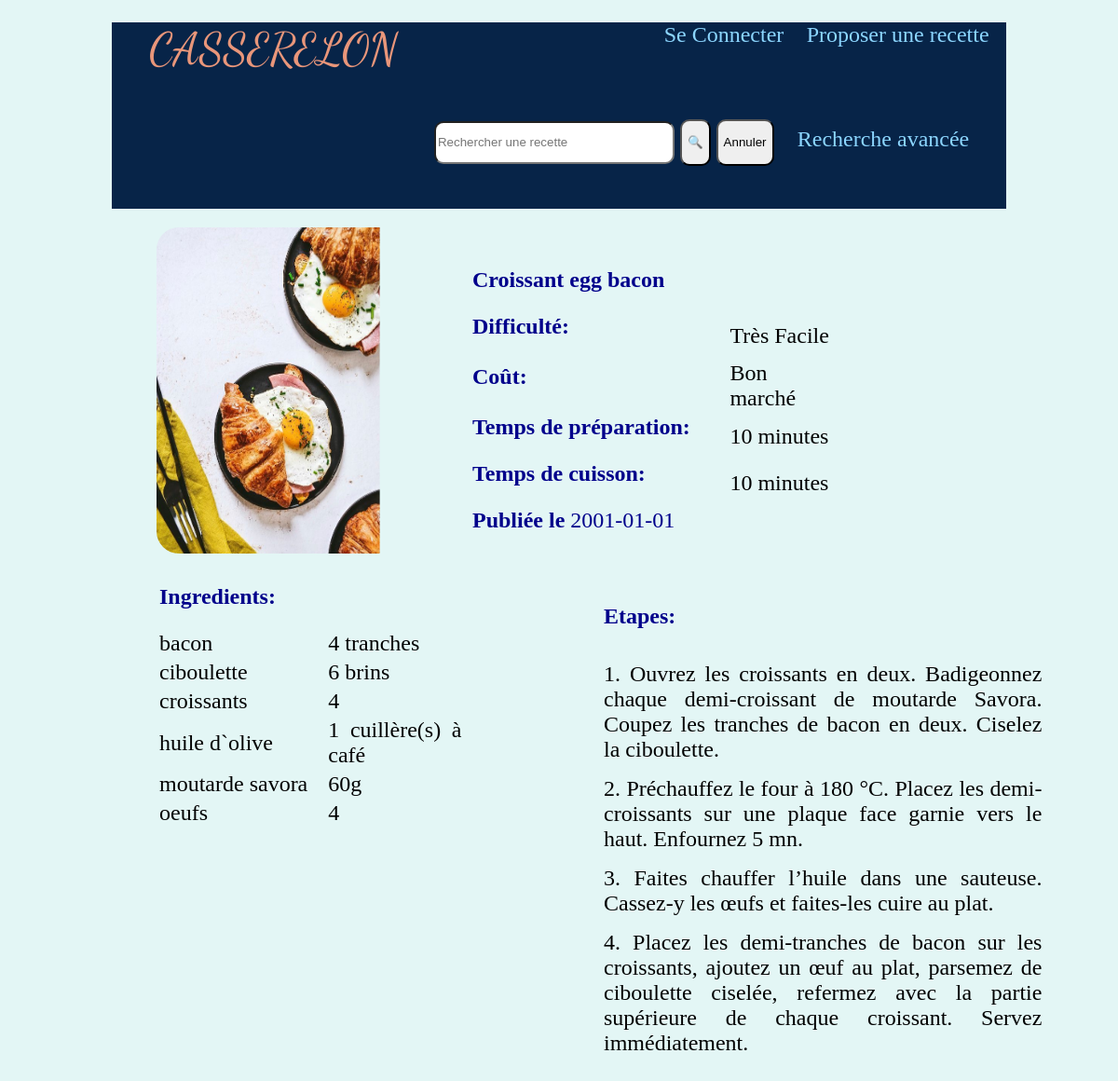
/pages/etapes_d_une_recette.php?nom=Croissant egg bacon, run on the app's committed database.
### tables this page shows
CREATE TABLE IF NOT EXISTS `RECETTES` (
  `NomRecette` varchar(60) NOT NULL,
  `Difficulte` varchar(15) NOT NULL,
  `Cout` varchar(17) NOT NULL,
  `Temps_Preparation` time NOT NULL,
  `Temps_Cuisson` time NOT NULL,
  `date_publication` date DEFAULT NULL,
  `Login` varchar(60) DEFAULT NULL,
  `images` varchar(60) DEFAULT NULL
);

### pages/etapes_d_une_recette.php (the view, shortened to what this page needs)
<?php
    require("header.php");
?>
<!DOCTYPE html>
<html lang="fr">
    <head>
        <link rel="stylesheet" type="text/css" href="../styles/feuille_style1.css"/>
    </head>
    <body>
        <?php
            $connexion = mysqli_connect(SERVEUR, NOM, PASSE);
            $nom = $_GET['nom'];
            $etapes = "SELECT * FROM RECETTES JOIN ETAPES USING(NomRecette) where NomRecette = '$nom'";
            $ingredient = "SELECT NomIngredient, Quantite FROM COMPOSITIONS WHERE NomRecette = '$nom'";
            $recette = "SELECT * FROM RECETTES  where NomRecette = '$nom'";
            $res_recettes = mysqli_query($connexion, $recette);
            if ($res_recettes){
                $img = "../images/";
                while ($res = mysqli_fetch_object($res_recettes)) {
                    echo("
                    <div id = 'data_recette'>
                        <img src=".$img."".$res -> images." id = 'image'/>
                        <div class = 'donnees_recettes'>
                            <table>
                                <tr><th colspan = '2' class = 'titres'>".$res -> NomRecette."</th> </tr>
                                <tr><td class = 'titres'><b>Difficulté: </b></td><td>".$res -> Difficulte." </td></tr>
                                <tr><td class = 'titres'><b>Coût:</b></td><td>".$res -> Cout."</td></tr>");
                                $var1 = strtotime($res -> Temps_Preparation);
                                $var2 = strtotime($res -> Temps_Cuisson);
                                echo("<tr><td class = 'titres'><b>Temps de préparation:</b></td><td>".date('i',$var1)." minutes</td></tr>
                                <tr><td class = 'titres'><b>Temps de cuisson:</b></td><td>".date('i',$var2)." minutes</td></tr>");
                                echo("<tr><td colspan = '2' class = 'titres'><b>Publiée le </b>".$res -> date_publication."</td></tr>
                            </table>
                        </div>
                    </div>");
                }
            }
            $res_ingredient = mysqli_query($connexion, $ingredient);
            if ($res_ingredient){
                echo("<div id ='preparation'>
                        <table class='ingredients'>
                            <thead>
                                <tr><th class = 'titres'>Ingredients:</th></tr>
                            </thead>");
                while ($res = mysqli_fetch_object($res_ingredient)) {
                    echo("<tr>");
                    echo("<td>".$res -> NomIngredient."</td> <td>".$res -> Quantite." </td>");
                    echo("</tr>");
                }
                echo("</table>");
            }
            $res_etapes = mysqli_query($connexion,$etapes);
            if ($res_etapes){
                echo("<ul class = 'etapes'>
                <li class = 'titres'><b>Etapes:</b></li></br>");
                while ($res = mysqli_fetch_object($res_etapes)) {
                    echo("<li>");
                    echo("".$res -> Etape." <br />");
                    echo("</li>");
                }
                echo("</ul>
                </div>");
            }
        ?>
    </body>
</html>

### styles/header_style.css (style rules this page uses)
ul { list-style: none; }
ul { text-align: right; }
ul li { display: inline-block; margin-right: 2%; }

### styles/feuille_style1.css (style rules this page uses)
body { margin: 0; padding: 0; width: 80%; font-size: 18pt; margin-left: 10%; background-color: #e3f6f5; }
img { border-radius: 1em; width: 120px; height: 120px; }
#data_recette { margin-top: 20px; display: block; margin-bottom: 30px; width: 100%; height: 350px; margin-left: 5%; }
#image { display: block; float: left; border-radius: 1em; width: 25%; height: 350px; padding-right: 4%; }
.donnees_recettes { float: right; margin-top: 40px; width: 65%; }
.donnees_recettes td { align-content: center; padding-right: 1%; text-align: justify; width:70%; }
#preparation { display: block; width: 100%; margin-left: 5%; }
.ingredients { float: left; padding-right: 4%; width: 39%; }
.ingredients td { align-content: center; padding-right: 2%; text-align: justify; width: 5%; }
th { text-align: justify; }
.etapes { float: right; width: 50%; text-align: justify; }
.etapes li { margin-bottom: 15px; }
.titres { font-family: "Montauk",cursive; padding-bottom: 20px; color: darkblue; }

### data on the page
recettes: images (picture), NomRecette "Croissant egg bacon", Difficulte "Très Facile", Cout "Bon marché", Temps_Preparation "10", Temps_Cuisson "10", date_publication "2001-01-01"

### other printed values
$res -> NomIngredient "bacon"
$res -> Quantite "4 tranches"
$res -> NomIngredient "ciboulette"
$res -> Quantite "6 brins"
$res -> NomIngredient "croissants"
$res -> Quantite "4"
$res -> NomIngredient "huile d`olive"
$res -> Quantite "1 cuillère(s) à café"
$res -> NomIngredient "moutarde savora"
$res -> Quantite "60g"
$res -> NomIngredient "oeufs"
$res -> Etape "1. Ouvrez les croissants en deux. Badigeonnez chaque demi-croissant de moutarde Savora. Coupez les tranches de bacon en deux. Ciselez la ciboulette."
$res -> Etape "2. Préchauffez le four à 180 °C. Placez les demi-croissants sur une plaque face garnie vers le haut. Enfournez 5 mn."
$res -> Etape "3. Faites chauffer l’huile dans une sauteuse. Cassez-y les œufs et faites-les cuire au plat."
$res -> Etape "4. Placez les demi-tranches de bacon sur les croissants, ajoutez un œuf au plat, parsemez de ciboulette ciselée, refermez avec la partie supérieure de chaque croissant. Servez immédiatement."
